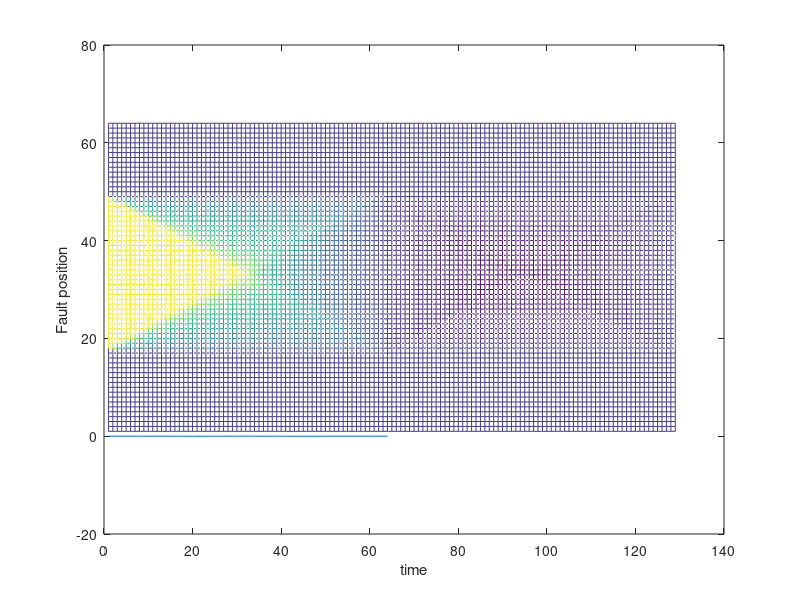
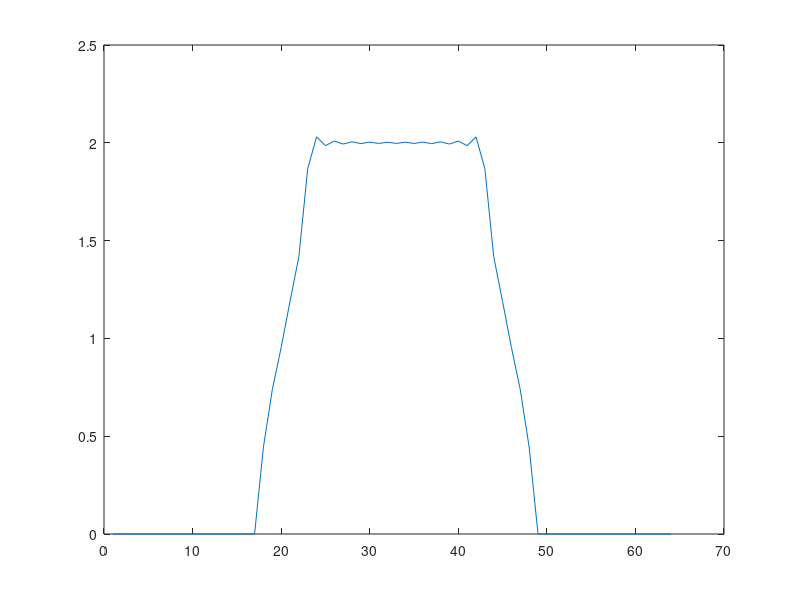

The MATLAB source for these figures, in order:
tic;
%%%%%%%%%%%%%%%%%%%% input parameters
x_beg=1/4; x_end=3/4; % fault limits in [0, 1], in units of lambda
time=1;             % total time of simulation, in unit of lambda/c
p=6;                  % 2^p points to discretize the replication period lambda
h=0.5;                % "Courant" parameter c*dt/dx
%%%%%%%%%%%%%%%%%%%% end inpt 

c=1; mu=1; tau0=1; friction=0; lambda=1;  % can be changed, but no point
nx=2^p; dx=lambda/nx; dt=h*dx/c; nt=floor(time/dt); 

i_beg=floor(x_beg/lambda/dx+1)+1; i_end=floor(x_end/lambda/dx)-1;     % fault limits

% save('variables_p6.mat','dt','nt','nx','dx','i_beg','i_end','time')

slip=zeros(nx,1);
 velo=zeros(nx,1);
 func=zeros(nx,1);
slipfft=zeros(nx,1);
funcfft=zeros(nx,1);
histfft=zeros(nx/2+1,nt);
velohist=zeros(nx,nt+1);


i_beg=(nx/4+1)+1; i_end=(3*nx/4+1)-1; % fault limits
a=2*pi*c*dt/lambda; b=-2*mu*c*pi^2/lambda^2; % some constants
% Probably better to use an (external) M-file for kern, for efficiency;
% kern(t)=J1(t)/t, which -> 0.5 when t->0 (J1 1st kind bessel)
kern=@(t)real([t(t==0)+0.5 besselj(1,t(t>eps))/t(t>eps) t(t<eps & t~=0 )/t(t<eps & t~=0)-0.5]);

for n=0:nt % time loop
    % Euler scheme
    for i=i_beg:i_end
        slip(i)=slip(i)+velo(i)*dt;
    end
    slipfft=fft(slip);% DFT of slip and save.
    histfft(1:nx/2+1,n+1)=slipfft(1:nx/2+1);

    % Computation of the functional in the Fourier domain
    funcfft(1:nx)=0;
    for j=1:nx/2+1
        % Time integration for each Fourier mode (0->nx/2, i.e., j: 1->nx/2+1),
        % using the "preintegrated" kernel version (w/  trapezoidal rule).
        for m=1:n
            funcfft(j)=funcfft(j) + ...
            histfft(j,m+1)*dt*( kern(a*(j-1)*(n-m+1))+kern(a*(j-1)*(n-m)) )/2 ;
        end
        funcfft(j)=b*(j-1)^2*funcfft(j);
    end
    for j=nx/2+2:nx;
        funcfft(j)=conj(funcfft(nx+2-j));
    end % symetrization
    func=real(ifft(funcfft)); % back in the spatial domain
    %Solve for the velocity using the BCs on the fault (friction)
    for i=i_beg:i_end
        velo(i)=(2*c)/mu * (tau0+func(i)-friction);
        velohist(i,n+1)=velo(i); % save just for plotting
    end
end

%  save('Test_p6.mat','velohist','velo')
plot(velo);
 hold on
mesh(real(velohist));
xlabel('time')
ylabel('Fault position')
zlabel('Velocity')
figure;
plot(velohist(:,floor(1/10/dt)));
temps=toc 